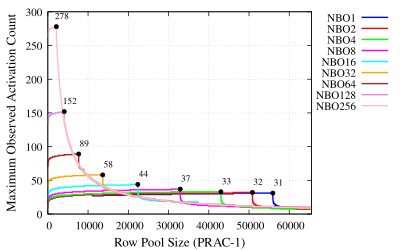

gnuplot code for this plot:
# Set terminal to PDF with enhanced font, size, and format
set terminal pdfcairo enhanced font 'Times,12' size 4in, 2.5in
set output 'plot-th-prac1.pdf'

# Set labels for axes
set xlabel 'Row Pool Size (PRAC-1)' font 'Times,14'
set ylabel 'Maximum Observed Activation Count' font 'Times,14'

# Set x-axis limit
set xrange [0:65536]

# Enable grid lines
set grid

# Set key outside the plot
set key outside top

# Define custom labels for each file
labels = "NBO1 NBO2 NBO4 NBO8 NBO16 NBO32 NBO64 NBO128 NBO256"

# Function to find the highest point in a data file
highest_point(file) = sprintf('< awk ''{if ($1 != "GroupSize" && ($4 > max || ($4 == max && $1 > x))) {max=$4; x=$1}} END {print x, max}'' %s', file)

# List of files to plot
files = "../NBO1/NBO1-prac1.txt ../NBO2/NBO2-prac1.txt ../NBO4/NBO4-prac1.txt ../NBO8/NBO8-prac1.txt ../NBO16/NBO16-prac1.txt ../NBO32/NBO32-prac1.txt ../NBO64/NBO64-prac1.txt ../NBO128/NBO128-prac1.txt ../NBO256/NBO256-prac1.txt"

# Colors for the plots
colors = "blue red green magenta cyan orange brown violet pink yellow"

# Plot commands with custom labels, colors, line styles, and markers
plot for [i=1:words(files)] word(files, i) using 1:4 with lines lw 2 lc rgb word(colors, i) title word(labels, i), \
     for [i=1:words(files)] highest_point(word(files, i)) using 1:2 with points pointtype 7 pointsize 0.5 lc rgb "black" notitle, \
     for [i=1:words(files)] highest_point(word(files, i)) using 1:2:(sprintf("%.0f", $2)) with labels offset char 1, char 1 font 'Times,10' notitle
